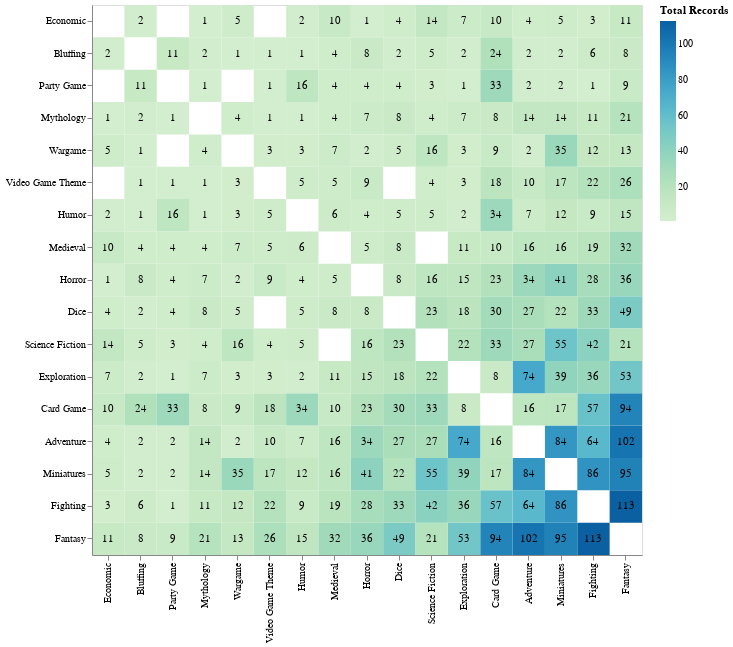

Here is the notebook cell this chart was saved with:
### Code cell
createCategoryHeatmap(df, 30, 20)

### Figure 1 — Vega-Lite specification as saved in the notebook (floating-point values rounded to 4 significant figures; data arrays with more than 128 entries replaced by an {"elided": "..."} marker saying what was removed)
{"config": {"view": {"continuousWidth": 400, "continuousHeight": 300}}, "layer": [{"mark": "rect", "encoding": {"color": {"field": "value", "legend": {"title": "Total Records"}, "scale": {"scheme": "greenblue"}, "type": "quantitative"}, "x": {"field": "index", "sort": ["Economic", "Bluffing", "Party Game", "Mythology", "Wargame", "Video Game Theme", "Humor", "Medieval", "Horror", "Dice", "Science Fiction", "Exploration", "Card Game", "Adventure", "Miniatures", "Fighting", "Fantasy"], "title": null, "type": "nominal"}, "y": {"field": "variable", "sort": ["Economic", "Bluffing", "Party Game", "Mythology", "Wargame", "Video Game Theme", "Humor", "Medieval", "Horror", "Dice", "Science Fiction", "Exploration", "Card Game", "Adventure", "Miniatures", "Fighting", "Fantasy"], "title": null, "type": "nominal"}}, "height": 550, "width": 550}, {"mark": {"type": "text", "baseline": "middle"}, "encoding": {"text": {"field": "value", "type": "quantitative"}, "x": {"field": "index", "sort": ["Economic", "Bluffing", "Party Game", "Mythology", "Wargame", "Video Game Theme", "Humor", "Medieval", "Horror", "Dice", "Science Fiction", "Exploration", "Card Game", "Adventure", "Miniatures", "Fighting", "Fantasy"], "type": "nominal"}, "y": {"field": "variable", "sort": ["Economic", "Bluffing", "Party Game", "Mythology", "Wargame", "Video Game Theme", "Humor", "Medieval", "Horror", "Dice", "Science Fiction", "Exploration", "Card Game", "Adventure", "Miniatures", "Fighting", "Fantasy"], "type": "nominal"}}}], "data": {"name": "data-a85396e747fa472303637e1c7adc30c7"}, "$schema": "https://vega.github.io/schema/vega-lite/v4.17.0.json", "datasets": {"data-a85396e747fa472303637e1c7adc30c7": {"elided": "262 records"}}}
